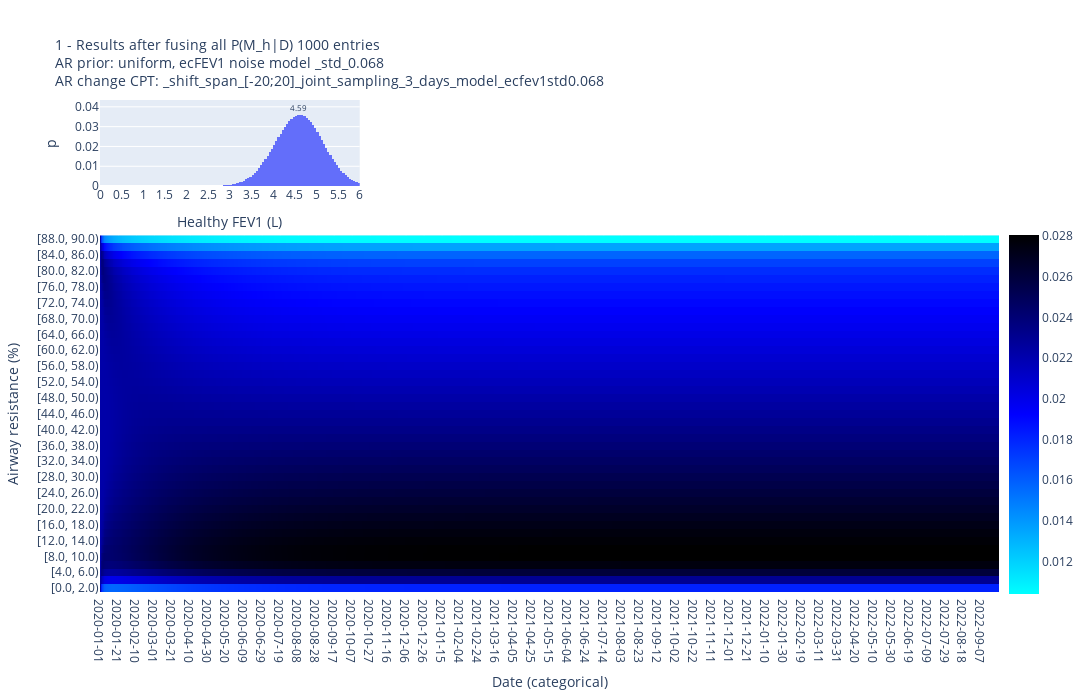

The cell this chart's notebook holds for it:
### Code cell
# df_for_ID = df[df.ID == "117"]

# dftmp, _, _ = dh.find_longest_consec_series(df_for_ID)

# ecfef2575_cols = [
#     "ecFEF2575%ecFEV1",
#     "idx ecFEF2575%ecFEV1",
#     "idx ecFEF25-75 % ecFEV1 (%)",
# ]
# ecfev1_cols = [
#     "ecFEV1",
#     "idx ecFEV1 (L)",
# ]

# obs = "ecFEV1, ecFEF25-75"
# obs = "ecFEV1"
# # dftmp[ecfef2575_cols] = np.nan
# obs = "no obs"
# dftmp[ecfev1_cols + ecfef2575_cols] = np.nan

# Create a mock df with 100 entries with id 1, the same columns as the original df but all nan
ndays = 1000
dftmp = pd.DataFrame(
    np.nan,
    index=np.arange(ndays),
    columns=df.columns,
)
dftmp["ID"] = '1'
dftmp["Height"] = 180
dftmp["Age"] = 30
dftmp["Sex"] = "Male"
# Date recorded is a datetime
dftmp["Date Recorded"] = pd.date_range("2020-01-01", periods=ndays, freq="D")


(fig, p_M_given_D, log_p_D_given_M, AR_given_M_and_D, AR_given_M_and_all_D) = (
    algs.run_long_noise_model_through_time(
        dftmp,
        ar_prior="uniform",
        # ar_prior="uniform message to HFEV1",
        # ar_prior="breathe (2 days model, ecFEV1 addmultnoise, ecFEF25-75)",
        ar_change_cpt_suffix="_shift_span_[-20;20]_joint_sampling_3_days_model_ecfev1std0.068",
        ecfev1_noise_model_suffix="_std_0.068",
        fef2575_cpt_suffix="",
        # save=True
    )
)
dftmp.head()

### Figure 1 — Plotly figure (JSON) as saved in the notebook; plotly's stock layout.template omitted (floating-point values rounded to 4 significant figures; data arrays with more than 128 entries replaced by an {"elided": "..."} marker saying what was removed)
{"data": [{"histfunc": "sum", "type": "histogram", "x": [1, 1.05, 1.1, 1.15, 1.2, 1.25, 1.3, 1.35, 1.4, 1.45, 1.5, 1.55, 1.6, 1.65, 1.7, 1.75, 1.8, 1.85, 1.9, 1.95, 2.0, 2.05, 2.1, 2.15, 2.2, 2.25, 2.3, 2.35, 2.4, 2.45, 2.5, 2.55, 2.6, 2.65, 2.7, 2.75, 2.8, 2.85, 2.9, 2.95, 3.0, 3.05, 3.1, 3.15, 3.2, 3.25, 3.3, 3.35, 3.4, 3.45, 3.5, 3.55, 3.6, 3.65, 3.7, 3.75, 3.8, 3.85, 3.9, 3.95, 4.0, 4.05, 4.1, 4.15, 4.2, 4.25, 4.3, 4.35, 4.4, 4.45, 4.5, 4.55, 4.6, 4.65, 4.7, 4.75, 4.8, 4.85, 4.9, 4.95, 5.0, 5.05, 5.1, 5.15, 5.2, 5.25, 5.3, 5.35, 5.4, 5.45, 5.5, 5.55, 5.6, 5.65, 5.7, 5.75, 5.8, 5.85, 5.9, 5.95], "xaxis": "x", "xbins": {"end": 6, "size": 0.05, "start": 0}, "y": [1.223e-09, 1.834e-09, 2.745e-09, 4.102e-09, 6.118e-09, 9.103e-09, 1.351e-08, 2e-08, 2.953e-08, 4.346e-08, 6.377e-08, 9.326e-08, 1.359e-07, 1.974e-07, 2.855e-07, 4.115e-07, 5.907e-07, 8.444e-07, 1.202e-06, 1.703e-06, 2.403e-06, 3.375e-06, 4.717e-06, 6.562e-06, 9.084e-06, 1.251e-05, 1.715e-05, 2.337e-05, 3.17e-05, 4.275e-05, 5.734e-05, 7.65e-05, 0.0001015, 0.0001338, 0.0001755, 0.0002288, 0.0002964, 0.0003818, 0.0004888, 0.0006219, 0.0007863, 0.0009879, 0.001233, 0.00153, 0.001885, 0.002307, 0.002806, 0.003389, 0.004066, 0.004844, 0.005732, 0.006736, 0.00786, 0.009106, 0.01047, 0.01196, 0.01356, 0.01527, 0.01706, 0.01891, 0.02082, 0.02274, 0.02466, 0.02653, 0.02833, 0.03001, 0.03155, 0.03291, 0.03405, 0.03496, 0.03561, 0.03597, 0.03605, 0.03584, 0.03534, 0.03456, 0.03351, 0.03223, 0.03075, 0.02908, 0.02728, 0.02537, 0.02339, 0.02138, 0.01938, 0.01741, 0.01551, 0.0137, 0.01199, 0.0104, 0.008946, 0.007626, 0.006442, 0.005394, 0.004475, 0.00368, 0.002998, 0.002421, 0.001937, 0.001535], "yaxis": "y"}, {"coloraxis": "coloraxis", "type": "heatmap", "x": {"elided": "1000 str values"}, "xaxis": "x2", "y": ["[0.0, 2.0)", "[2.0, 4.0)", "[4.0, 6.0)", "[6.0, 8.0)", "[8.0, 10.0)", "[10.0, 12.0)", "[12.0, 14.0)", "[14.0, 16.0)", "[16.0, 18.0)", "[18.0, 20.0)", "[20.0, 22.0)", "[22.0, 24.0)", "[24.0, 26.0)", "[26.0, 28.0)", "[28.0, 30.0)", "[30.0, 32.0)", "[32.0, 34.0)", "[34.0, 36.0)", "[36.0, 38.0)", "[38.0, 40.0)", "[40.0, 42.0)", "[42.0, 44.0)", "[44.0, 46.0)", "[46.0, 48.0)", "[48.0, 50.0)", "[50.0, 52.0)", "[52.0, 54.0)", "[54.0, 56.0)", "[56.0, 58.0)", "[58.0, 60.0)", "[60.0, 62.0)", "[62.0, 64.0)", "[64.0, 66.0)", "[66.0, 68.0)", "[68.0, 70.0)", "[70.0, 72.0)", "[72.0, 74.0)", "[74.0, 76.0)", "[76.0, 78.0)", "[78.0, 80.0)", "[80.0, 82.0)", "[82.0, 84.0)", "[84.0, 86.0)", "[86.0, 88.0)", "[88.0, 90.0)"], "yaxis": "y2", "z": {"elided": "45x1000 float values"}}], "layout": {"annotations": [{"font": {"size": 8}, "showarrow": false, "text": "4.59", "x": 4.588, "xref": "x", "y": 0.03966, "yref": "y"}], "coloraxis": {"colorbar": {"len": 0.77, "x": 1, "y": 0.36}, "colorscale": [[0, "cyan"], [0.5, "blue"], [1, "black"]]}, "font": {"size": 12}, "height": 700, "title": {"font": {"size": 14}, "text": "1 - Results after fusing all P(M_h|D) 1000 entries<br>AR prior: uniform, ecFEV1 noise model _std_0.068<br>AR change CPT: _shift_span_[-20;20]_joint_sampling_3_days_model_ecfev1std0.068"}, "width": 1200, "xaxis": {"anchor": "y", "domain": [0, 0.2889], "nticks": 20, "range": [0, 6], "title": {"text": "Healthy FEV1 (L)"}}, "xaxis2": {"anchor": "y2", "domain": [0, 1], "nticks": 50, "title": {"text": "Date (categorical)"}, "type": "category"}, "yaxis": {"anchor": "x", "domain": [0.825, 1], "title": {"text": "p"}}, "yaxis2": {"anchor": "x2", "domain": [0, 0.725], "title": {"text": "Airway resistance (%)"}}}}
